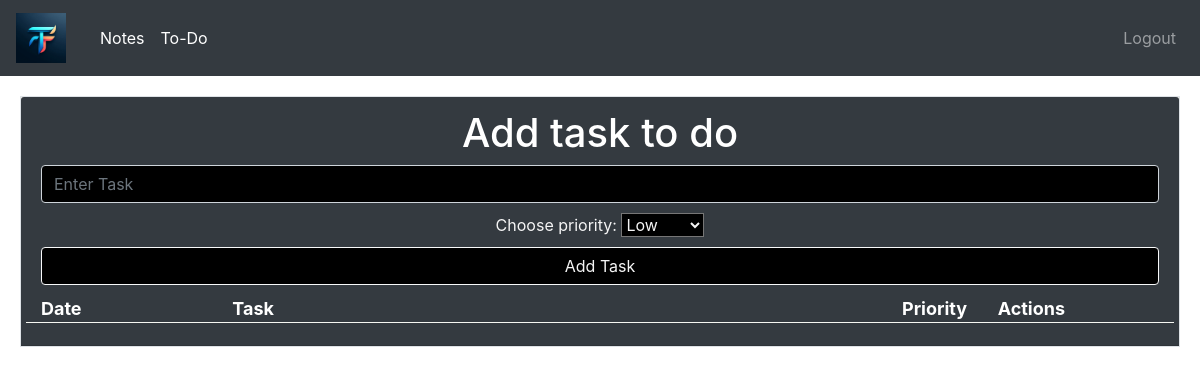
/todo (signed in), run on an earlier commit of the app's database.
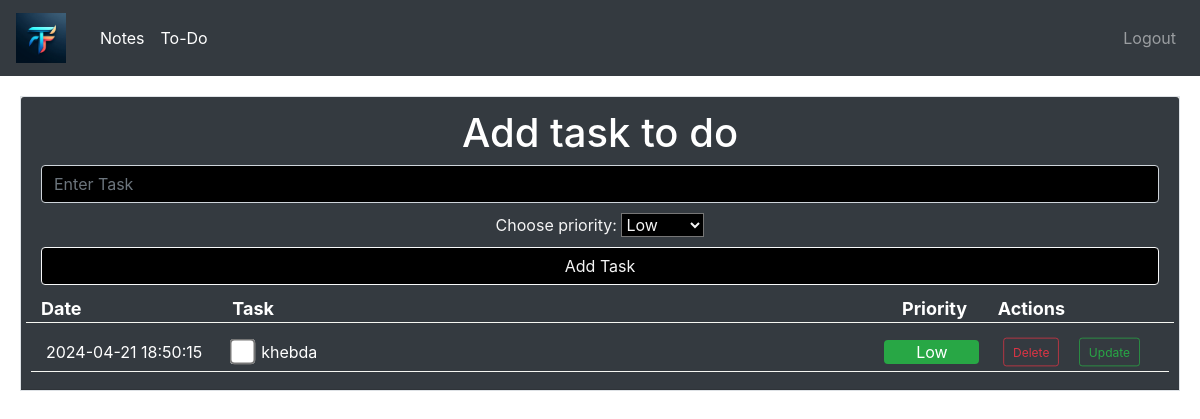
And on a later commit of the database.
### website/models.py (models this page shows)
class Task(db.Model):
    id = db.Column(db.Integer, primary_key=True)
    text = db.Column(db.String)
    date = db.Column(db.DateTime(timezone=True), default=db.func.now())# sql dodaje date automatycznie za nas
    user_id = db.Column(db.Integer, db.ForeignKey('user.id'))# przypisujemy zadanie do użytkownika o danym id// w sql repreznetacja klasy User to user
    priority = db.Column(db.String(100))
    checked = db.Column(db.Boolean)

### website/views.py (the view, shortened to what this page needs)
@views.route("/todo", methods=['GET','POST'])  # dodajemy metody POST i GET do routingu który pozwoli nam na dodawanie nowych zadań do listy
@login_required
def todo():
    user_todos = Task.query.filter_by(user_id=current_user.id).order_by(desc(Task.date)).all() # Fetch todos from the database
    return render_template("todo.html", user=current_user, todos=user_todos)

### website/__init__.py (called while the page is built)
def create_app():
    app = Flask(__name__)
    app.secret_key = 'thisissecretkey'
    app.config['SQLALCHEMY_DATABASE_URI'] = f'sqlite:///{DB_NAME}'
    db.init_app(app)
    from .views import views
    from .auth import auth
    app.register_blueprint(views, url_prefix='/')
    app.register_blueprint(auth, url_prefix='/')
    from .models import User, Task, Note
    create_database(app)
    login_manager = LoginManager()
    login_manager.login_view = 'auth.login'
    login_manager.init_app(app)
    @login_manager.user_loader
    def load_user(id):
        return User.query.get(int(id))
    admin = Admin(app)
    admin.add_view(ModelView(User, db.session))
    admin.add_view(ModelView(Task, db.session))
    admin.add_view(ModelView(Note, db.session))
    return app

### website/templates/todo.html (shortened to what this page needs)
{% extends "base.html" %}
{% block content %}
<div class="border border-muted" style="margin: 20px; background-color: #f6f7f2;">
    <div class="card-header bg-dark text-white">
        <div style="text-align: center;">
            <h1> Add task to do</h1>
            <form action="{{ url_for('views.todo') }}" method="post">
                <input type="text" class="form-control" placeholder="Enter Task" style="background:black; color:whitesmoke" id="input-todo" name="todo_name">
                <span style="color:whitesmoke;">Choose priority:</span>
                <select class="form-select b" style="background:black; color:whitesmoke; margin-top: 10px;;"  aria-label="Priority" name="todo_priority">
                    <option class="bg-success" value="low">Low</option>
                </select>
                <button type="submit" class="btn w-100 btn-outline-light" style="margin-top: 10px; background-color: black; color:whitesmoke" id="add-todo">Add Task</button>
            </form>
        </div>
        <div class="row" style=" border-bottom: 1px solid #f6f7f2; margin-top: 10px; margin-bottom: 10px; font-weight: bold; font-size: 18px;">
            <div class="col-2">
                <span>Date</span>
            </div>
            <div class="col-7" style="word-wrap: break-word; ">
                <span>Task</span>
            </div>
            <div class="col-1"   >
                <span>Priority</span>
            </div>
            <div class="col-2" >
                <span>Actions</span>
            </div>
        </div>
        {% for todo in todos %}
        <div class="text-white" style="margin: 5px; ">
            <div class="row" style="border-bottom: 1px solid #f6f7f2; align-items: center; ">
                <div class="col-2 ">
                    <span style="text-align: center;">{{ todo.date }}</span>
                </div>
                <div class="col-7 " style="word-wrap: break-word;">
                    <form action="{{ url_for('views.checked_todo', todo_id=todo.id) }}" method="post" class="d-inline-block mr-2">
                        <input type="checkbox" name="completed" style="transform: scale(2);" {% if todo.checked %} checked {% endif %} onchange="this.form.submit()">
                    </form>
                    <span>{{ todo.text }}</span>
                </div>
                <div class="col-1 rounded {% if todo.priority == 'low' %} bg-success {% elif todo.priority == 'medium' %} bg-warning {% elif todo.priority == 'high' %} bg-danger {% endif %}" style="text-align: center;">
                    {% if todo.priority == 'low' %}
                        <span>Low</span>
                    {% elif todo.priority == 'medium' %}
                        <span>Medium</span>
                    {% elif todo.priority == 'high' %}
                        <span>High</span>
                    {% endif %}
                </div>
                <div class="col-2 " style="display: flex; justify-content: left; align-items: center;">
                    <form action="{{ url_for('views.delete_todo', todo_id=todo.id) }}" method="post" class="d-inline-block">
                        <button class="btn btn-outline-danger" style="transform: scale(0.75);">Delete</button>
                    </form>
                    <button type="button" class="btn btn-outline-success " data-toggle="modal" data-target="#editModal-{{ todo.id }}" style="transform: scale(0.75);">Update</button>
                </div>
            </div>
        </div>
        {% endfor %}
    </div>
</div>
{% endblock %}

### website/templates/base.html (shortened to what this page needs)
<!doctype html>
<head>
    <link rel="stylesheet" href="https://stackpath.bootstrapcdn.com/bootstrap/4.3.1/css/bootstrap.min.css">
</head>
<body >
    <nav class="navbar navbar-expand-lg navbar-dark bg-dark">
        <a class="navbar-brand" href="{{url_for('views.home')}}">
            <img src="{{url_for('static', filename='logo.png')}}" alt="Logo">
        </a>
         <div class="collapse navbar-collapse" id="navbarNav">
         <ul class="navbar-nav">
	         <li class="nav-item active">
                     <a class="nav-link" href="{{url_for('views.notes')}}">Notes <span class="sr-only">(current)</span></a>
		    </li>
		    <li class="nav-item active">
                     <a class="nav-link" href="{{url_for('views.todo')}}">To-Do <span class="sr-only">(current)</span></a>
		    </li>
	    </ul>
        <ul class="navbar-nav ml-auto">
            {% if user.is_authenticated %}
                 <li class="nav-item">
                    <a class="nav-link" href="{{url_for('auth.logout')}}">Logout</a>
                </li>
            {% endif %}
        </ul>
        </div>
    </nav>
    <div class=" ">
        <div class="row">
            <div class="col-md-12">
                {% block content %}
                {% endblock %}
            </div>
        </div>
    </div>
</body>

### website/templates/base.html (style rules this page uses)
.navbar-brand img { max-height: 50px; margin-right: 10px; }

What changed in the data, as far as the page shows it:
added Task: date "2024-04-21 18:50:15", text "khebda", priority "Low"
